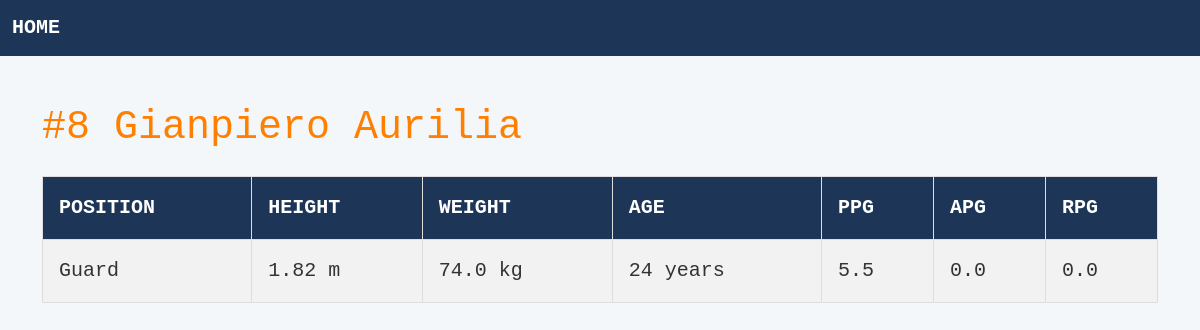
Screenshot of /player/3 with the database file from the repository.
### tables this page shows
CREATE TABLE players (
    id INTEGER PRIMARY KEY AUTOINCREMENT,
    name VARCHAR(255),
    jersey INTEGER,
    position VARCHAR(255),
    height REAL,
    weight REAL,
    age INTEGER,
    ppg REAL DEFAULT 0,
    rpg REAL DEFAULT 0,
    apg REAL DEFAULT 0,
    fpg REAL DEFAULT 0
);

### app.py (the view)
@app.route("/player/<int:id>")
def get_player(id):
    connection = get_connection()
    if connection:
        cursor = connection.cursor()
        cursor.execute("SELECT * FROM players WHERE id = ?", (id,))
        player = cursor.fetchone()
        connection.close()
        if player:
            return render_template("player.html", player=player)
        else:
            return {"error": "Player not found"}, 404
    else:
        return {"error": "Database error"}, 500

### app.py (called while the page is built)
def get_connection():
    connection = sqlite3.connect("data/database.db")
    connection.row_factory = sqlite3.Row
    return connection

### templates/player.html
{% extends "base.html" %} {% block content %}
<div class="container mt-5">
  <h1 class="text-left mb-4" style="color: #ff7f00">
    #{{ player['jersey'] }} {{ player['name'] }}
  </h1>
  <div class="player-info">
    <table class="table table-bordered table-striped table-hover">
      <thead class="bg-dark text-white">
        <tr>
          <th>POSITION</th>
          <th>HEIGHT</th>
          <th>WEIGHT</th>
          <th>AGE</th>
          <th>PPG</th>
          <th>APG</th>
          <th>RPG</th>
        </tr>
      </thead>
      <tbody>
        <tr>
          <td>{{ player['position'] }}</td>
          <td>{{ player['height'] }} m</td>
          <td>{{ player['weight'] }} kg</td>
          <td>{{ player['age'] }} years</td>
          <td>{{ player['ppg'] }}</td>
          <td>{{ player['apg'] }}</td>
          <td>{{ player['rpg'] }}</td>
        </tr>
      </tbody>
    </table>
  </div>
</div>
{% endblock %}

### static/styles.css (style rules this page uses)
body { font-family: "Consolas", monospace; font-size: 20px; background-color: #f4f7fa; color: #333; margin: 0; padding: 0; }
.player-info table { width: 100%; border-collapse: collapse; }
.player-info th, .player-info td { text-align: left; padding: 16px; border: 1px solid #ddd; }
.player-info th { background-color: #1d3557; color: white; }
.player-info td { color: #333; }

### rows the page displays
players: jersey "8", name "Gianpiero Aurilia", position "Guard", height "1.82", weight "74.0", age "24", ppg "5.5", apg "0.0", rpg "0.0"
